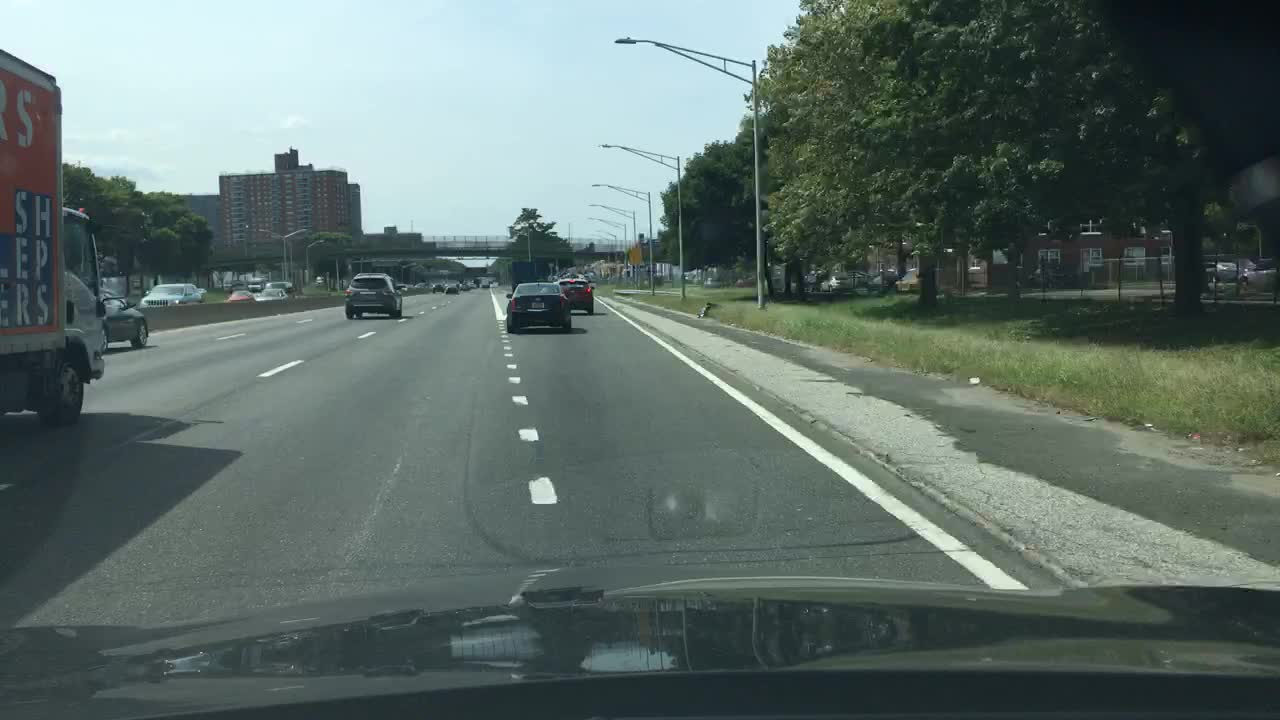
#> input picture Image/train/022adec2-4c80aaf7.jpg, 1280 x 720 px, given in place of 022adec2-4c80aaf7.png, which was not available
$ python debug_masks.py --images Image/train --masks Image/train/022adec2-4c80aaf7.jpg
#> lines starting #> are read from the running program, lines starting #| are printed output that depends on the picture; after the words box and inside, x2 and y2 are one past the last pixel; in counts of white or black regions, pixels touching at a corner belong together; pictures that were not available may be replaced by others from this repository, and a replacement may not be noted
"""
Script de débogage pour diagnostiquer les problèmes de masques
Lance ce script AVANT toute chose pour comprendre ce qui ne va pas
"""

import os
import sys
import numpy as np
import matplotlib.pyplot as plt
import matplotlib.patches as mpatches
from PIL import Image
import argparse

sys.path.append(os.path.dirname(os.path.abspath(__file__)))
from config import CARLA_CLASSES, CLASS_TO_BINARY, BINARY_COLORS


def inspect_mask(mask_path, show_plot=True):
    """
    Analyse complète d'un masque pour diagnostiquer les problèmes

    Args:
        mask_path: Chemin vers le masque (.npy ou .png)
        show_plot: Afficher la visualisation

    Returns:
        dict: Diagnostic complet
    """
    print(f"\n{'='*60}")
    print(f"INSPECTION DU MASQUE: {os.path.basename(mask_path)}")
    print(f"{'='*60}")

    # Charger le masque
    if mask_path.endswith('.npy'):
        mask = np.load(mask_path)
    else:
        mask = np.array(Image.open(mask_path))

    print(f"\n[INFO] Shape brut : {mask.shape}")
    print(f"[INFO] dtype       : {mask.dtype}")
    print(f"[INFO] min/max     : {mask.min()} / {mask.max()}")

    # Si le masque est en 3 canaux, vérifier quel canal contient les classes
    if mask.ndim == 3:
        print(f"\n⚠️  MASQUE EN {mask.ndim}D - analyse par canal :")
        for ch in range(mask.shape[2]):
            ch_vals = np.unique(mask[:, :, ch])
            print(f"   Canal {ch}: valeurs uniques = {ch_vals[:20]}...")

        print("\n  → Utilisation du canal 0 (à ajuster si besoin)")
        mask_2d = mask[:, :, 0]
    else:
        mask_2d = mask

    # Classes présentes dans ce masque
    unique_classes = np.unique(mask_2d)
    print(f"\n[CLASSES PRÉSENTES] {unique_classes}")

    # Vérifier si les valeurs sont dans la plage CARLA (0-22)
    max_expected = 22
    out_of_range = unique_classes[unique_classes > max_expected]

    if len(out_of_range) > 0:
        print(f"\n❌ PROBLÈME DÉTECTÉ: Valeurs hors de la plage CARLA (0-22) !")
        print(f"   Valeurs inattendues : {out_of_range}")
        print(f"   → Possible cause : mauvais canal CARLA extrait (palette CityScapes ?)")
        print(f"   → Fix : voir la fonction _process_semantic() dans collect_images.py")
    else:
        print(f"\n✓ Toutes les valeurs sont dans la plage CARLA (0-22)")

    # Distribution des classes
    print(f"\n[DISTRIBUTION DES CLASSES]")
    print(f"{'Classe':<6} {'Nom':<20} {'Pixels':>10} {'%':>8}  {'Binaire'}")
    print("-"*60)

    total_pixels = mask_2d.size
    road_pixels = 0
    road_binary_correct = True

    for cls in unique_classes:
        count = np.sum(mask_2d == cls)
        pct = count / total_pixels * 100
        name = CARLA_CLASSES.get(int(cls), f"INCONNU({cls})")
        binary = CLASS_TO_BINARY.get(int(cls), "NON MAPPÉ")
        binary_label = "Traversable" if binary == 0 else "Obstrué"

        # Identifier la route
        if int(cls) == 7:  # Road
            road_pixels = count
            flag = " ← ROUTE"
        elif int(cls) == 6:
            flag = " ← LIGNE"
        elif int(cls) == 13:
            flag = " ← CIEL"
        else:
            flag = ""

        print(f"{cls:<6} {name:<20} {count:>10} {pct:>7.2f}%  {binary_label}{flag}")

    # Vérification spécifique : est-ce que la route est présente ?
    if 7 not in unique_classes:
        print(f"\n❌ PROBLÈME CRITIQUE: Classe 7 (Road) ABSENTE du masque !")
        print(f"   → La route ne sera jamais verte dans le GT")
        print(f"   → Vérifiez l'extraction du channel dans collect_images.py")
    else:
        pct_road = road_pixels / total_pixels * 100
        print(f"\n✓ Route présente : {road_pixels} pixels ({pct_road:.2f}%)")

    return {
        'mask': mask_2d,
        'unique_classes': unique_classes,
        'has_road': 7 in unique_classes,
        'out_of_range': out_of_range
    }


def compare_rgb_vs_mask(image_path, mask_path, save_path=None):
    """
    Affiche l'image originale, le masque brut (toutes classes)
    et le masque binaire côte à côte pour diagnostiquer
    """
    # Charger l'image
    image = np.array(Image.open(image_path).convert('RGB'))

    # Charger le masque
    if mask_path.endswith('.npy'):
        mask = np.load(mask_path)
    else:
        mask = np.array(Image.open(mask_path))

    if mask.ndim == 3:
        mask = mask[:, :, 0]

    # Coloriser le masque multi-classe (23 couleurs)
    colors_23 = plt.cm.tab20(np.linspace(0, 1, 23))
    mask_colored = colors_23[np.clip(mask, 0, 22)]

    # Créer le masque binaire
    binary_mask = np.zeros_like(mask, dtype=np.uint8)
    for carla_class, binary_class in CLASS_TO_BINARY.items():
        binary_mask[mask == carla_class] = binary_class

    # Coloriser en vert/rouge
    binary_colored = np.zeros((*binary_mask.shape, 3), dtype=np.uint8)
    binary_colored[binary_mask == 0] = BINARY_COLORS[0]  # Vert = traversable
    binary_colored[binary_mask == 1] = BINARY_COLORS[1]  # Rouge = obstrué

    # Afficher
    fig, axes = plt.subplots(1, 3, figsize=(18, 6))

    axes[0].imshow(image)
    axes[0].set_title('Image RGB Originale', fontsize=14)
    axes[0].axis('off')

    # Légendes pour le masque multi-classe
    axes[1].imshow(mask_colored)
    axes[1].set_title('Masque CARLA (23 classes)\n[debug: chaque couleur = 1 classe]', fontsize=12)
    axes[1].axis('off')

    # Ajouter quelques labels de classes importantes sur le masque multi-classe
    for cls_id in [7, 6, 8, 10, 4, 9, 13]:  # Road, RoadLine, Sidewalk, Vehicle, Pedestrian, Vegetation, Sky
        positions = np.argwhere(mask == cls_id)
        if len(positions) > 100:
            cy, cx = positions.mean(axis=0).astype(int)
            axes[1].text(cx, cy, CARLA_CLASSES.get(cls_id, str(cls_id)),
                        fontsize=7, color='white',
                        ha='center', va='center',
                        bbox=dict(boxstyle='round,pad=0.2', facecolor='black', alpha=0.5))

    axes[2].imshow(binary_colored)
    axes[2].set_title('Masque Binaire Généré\n(vert=traversable, rouge=obstrué)', fontsize=12)
    axes[2].axis('off')

    # Légende binaire
    green_patch = mpatches.Patch(color=np.array(BINARY_COLORS[0]) / 255, label='Traversable (route, trottoir…)')
    red_patch = mpatches.Patch(color=np.array(BINARY_COLORS[1]) / 255, label='Obstrué (véhicules, ciel, murs…)')
    axes[2].legend(handles=[green_patch, red_patch], loc='lower right', fontsize=9)

    plt.tight_layout()
    plt.suptitle('Diagnostic de Segmentation', fontsize=16, y=1.02)

    if save_path:
        plt.savefig(save_path, dpi=150, bbox_inches='tight')
        print(f"\n✓ Diagnostic sauvegardé: {save_path}")
    else:
        plt.show()
    plt.close()


# [37 lines left out: function check_carla_channel, not called in this run]


def visualize_class_overlay(image_path, mask_path, class_ids=None, save_path=None):
    """
    Superpose les classes spécifiques sur l'image pour vérifier leur position

    Args:
        image_path: Chemin vers l'image
        mask_path: Chemin vers le masque
        class_ids: Liste des IDs de classes à mettre en évidence (défaut: route + obstacles)
    """
    if class_ids is None:
        class_ids = {
            7: ('Road', (0, 255, 0)),
            6: ('RoadLine', (0, 200, 0)),
            8: ('Sidewalk', (150, 255, 150)),
            10: ('Vehicles', (255, 0, 0)),
            4: ('Pedestrian', (255, 100, 0)),
            9: ('Vegetation', (0, 100, 0)),
            13: ('Sky', (100, 100, 255)),
        }

    image = np.array(Image.open(image_path).convert('RGB')).copy()

    if mask_path.endswith('.npy'):
        mask = np.load(mask_path)
    else:
        mask = np.array(Image.open(mask_path))

    if mask.ndim == 3:
        mask = mask[:, :, 0]

    # Resize le masque à la taille de l'image
    if mask.shape != image.shape[:2]:
        from PIL import Image as PILImage
        mask_pil = PILImage.fromarray(mask.astype(np.uint8))
        mask_pil = mask_pil.resize((image.shape[1], image.shape[0]), PILImage.NEAREST)
        mask = np.array(mask_pil)

    # Créer l'overlay
    overlay = image.copy()
    alpha = 0.5

    legend_patches = []
    for cls_id, (name, color) in class_ids.items():
        region = mask == cls_id
        if region.any():
            overlay[region] = (np.array(color) * alpha + overlay[region] * (1 - alpha)).astype(np.uint8)
            patch = mpatches.Patch(color=np.array(color) / 255, label=f'{cls_id}: {name}')
            legend_patches.append(patch)

    fig, axes = plt.subplots(1, 2, figsize=(16, 6))

    axes[0].imshow(image)
    axes[0].set_title('Image Originale', fontsize=14)
    axes[0].axis('off')

    axes[1].imshow(overlay)
    axes[1].set_title('Overlay des classes sémantiques\n(vérification du mapping)', fontsize=12)
    axes[1].axis('off')
    axes[1].legend(handles=legend_patches, loc='lower right', fontsize=9,
                   title='Classes CARLA détectées')

    plt.tight_layout()

    if save_path:
        plt.savefig(save_path, dpi=150, bbox_inches='tight')
        print(f"\n✓ Overlay sauvegardé: {save_path}")
    else:
        plt.show()
    plt.close()


def run_full_diagnostic(images_dir, masks_dir, n_samples=5, output_dir='debug_output'):
    """
    Lance un diagnostic complet sur plusieurs images
    """
    os.makedirs(output_dir, exist_ok=True)

    image_files = sorted([f for f in os.listdir(images_dir)
                          if f.endswith(('.png', '.jpg', '.jpeg'))])[:n_samples]

    print(f"\n{'='*60}")
    print(f"DIAGNOSTIC COMPLET - {n_samples} images")
    print(f"{'='*60}")

    road_present_count = 0
    wrong_range_count = 0

    for i, img_file in enumerate(image_files):
        img_path = os.path.join(images_dir, img_file)
        base = os.path.splitext(img_file)[0]

        # Chercher le masque
        mask_path = None
        for ext in ['.npy', '.png']:
            candidate = os.path.join(masks_dir, base + ext)
            if os.path.exists(candidate):
                mask_path = candidate
                break

        if mask_path is None:
            print(f"⚠️ Masque introuvable pour {img_file}")
            continue

        # Inspecter
        result = inspect_mask(mask_path, show_plot=False)

        if result['has_road']:
            road_present_count += 1
        if len(result['out_of_range']) > 0:
            wrong_range_count += 1

        # Générer la visualisation de comparaison
        save_path = os.path.join(output_dir, f'debug_{i:03d}_{base}.png')
        compare_rgb_vs_mask(img_path, mask_path, save_path=save_path)

        # Générer l'overlay de classes
        save_overlay = os.path.join(output_dir, f'overlay_{i:03d}_{base}.png')
        visualize_class_overlay(img_path, mask_path, save_path=save_overlay)

    # Résumé
    print(f"\n{'='*60}")
    print(f"RÉSUMÉ DU DIAGNOSTIC")
    print(f"{'='*60}")
    print(f"Images analysées     : {len(image_files)}")
    print(f"Route présente (cls 7): {road_present_count}/{len(image_files)}")
    print(f"Valeurs hors plage   : {wrong_range_count}/{len(image_files)}")

    if road_present_count == 0:
        print(f"\n❌ DIAGNOSTIC: Classe Road (7) jamais présente!")
        print(f"   Cause probable: mauvais canal extrait de la caméra CARLA")
        print(f"   → Ouvrez collect_images.py et vérifiez _process_semantic()")
        print(f"   → Essayez array[:, :, 0] ou array[:, :, 1] au lieu de array[:, :, 2]")

    elif road_present_count < len(image_files) // 2:
        print(f"\n⚠️ ATTENTION: Route absente dans {len(image_files) - road_present_count} images")
        print(f"   Vérifiez que la caméra est bien positionnée sur la route")

    else:
        print(f"\n✓ Classes correctement extraites")

    if wrong_range_count > 0:
        print(f"\n❌ Valeurs hors plage CARLA détectées dans {wrong_range_count} masques")
        print(f"   Probable confusion avec la palette CityScapes")
        print(f"   → Vérifiez _process_semantic() dans collect_images.py")

    print(f"\nVisualisations sauvegardées dans: {output_dir}/")
    print(f"{'='*60}\n")


def main():
    parser = argparse.ArgumentParser(description='Diagnostic des masques de segmentation')

    parser.add_argument('--images', type=str, required=True,
                       help='Dossier des images')
    parser.add_argument('--masks', type=str, required=True,
                       help='Dossier des masques')
    parser.add_argument('--n_samples', type=int, default=5,
                       help='Nombre d\'images à analyser (défaut: 5)')
    parser.add_argument('--output', type=str, default='debug_output',
                       help='Dossier de sortie pour les visualisations')
    parser.add_argument('--single_mask', type=str, default=None,
                       help='Analyser un seul masque en détail')
    parser.add_argument('--check_channel', type=str, default=None,
                       help='Vérifier les canaux d\'un masque .npy brut 4 canaux')

    args = parser.parse_args()

    if args.single_mask:
        inspect_mask(args.single_mask)
        return

    if args.check_channel:
        check_carla_channel(args.check_channel)
        return

    run_full_diagnostic(args.images, args.masks, args.n_samples, args.output)
#> in inspect_mask, mask is the input picture: shape (720, 1280, 3); mean R, G, B 94.5, 110.2, 105.5
#| [INFO] Shape brut : (720, 1280, 3)
#| [INFO] dtype       : uint8
#| [INFO] min/max     : 0 / 255
#| ⚠️  MASQUE EN 3D - analyse par canal :
#> the loop in inspect_mask, `for ch in range(mask.shape[2]):` made 3 passes
#> (printed output is left out)
#> in inspect_mask, `mask_2d = mask[:, :, 0]`:
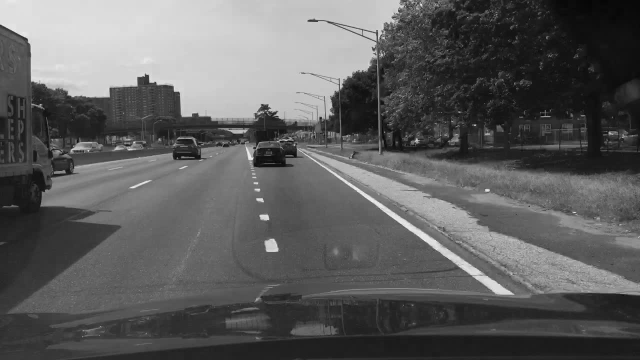
#> mask_2d: shape (720, 1280) (shown at 1/2 size); min 0, max 247, mean 94.5
#> in inspect_mask, `unique_classes = np.unique(mask_2d)`: unique_classes = 248 values from 0 to 247
#| [CLASSES PRÉSENTES] [  0   1   2   3   4   5   6   7   8   9  10  11  12  13  14  15  16  17
#|   18  19  20  21  22  23  24  25  26  27  28  29  30  31  32  33  34  35
#|   36  37  38  39  40  41  42  43  44  45  46  47  48  49  50  51  52  53
#|   54  55  56  57  58  59  60  61  62  63  64  65  66  67  68  69  70  71
#|   72  73  74  75  76  77  78  79  80  81  82  83  84  85  86  87  88  89
#|   90  91  92  93  94  95  96  97  98  99 100 101 102 103 104 105 106 107
#> (further printed lines are left out)
#> in inspect_mask, `out_of_range = unique_classes[unique_classes > max_expected]`: out_of_range = 225 values from 23 to 247
#|    Valeurs inattendues : [ 23  24  25  26  27  28  29  30  31  32  33  34  35  36  37  38  39  40
#|   41  42  43  44  45  46  47  48  49  50  51  52  53  54  55  56  57  58
#|   59  60  61  62  63  64  65  66  67  68  69  70  71  72  73  74  75  76
#|   77  78  79  80  81  82  83  84  85  86  87  88  89  90  91  92  93  94
#|   95  96  97  98  99 100 101 102 103 104 105 106 107 108 109 110 111 112
#|  113 114 115 116 117 118 119 120 121 122 123 124 125 126 127 128 129 130
#> (further printed lines are left out)
#> the loop in inspect_mask, `for cls in unique_classes:` made 248 passes
#> (count, pct, name, binary, binary_label, road_pixels, flag) on pass 8: (190, 0.0206, 'Road', 0, 'Traversable', 190, ' ← ROUTE')
#> (printed output is left out)
#> in inspect_mask, `pct_road = road_pixels / total_pixels * 100`: pct_road = 0.0206
#> in run_full_diagnostic, `result = inspect_mask(mask_path, show_plot=False)`: result = 4 items
#> in compare_rgb_vs_mask, `mask_colored = colors_23[np.clip(mask, 0, 22)]`:
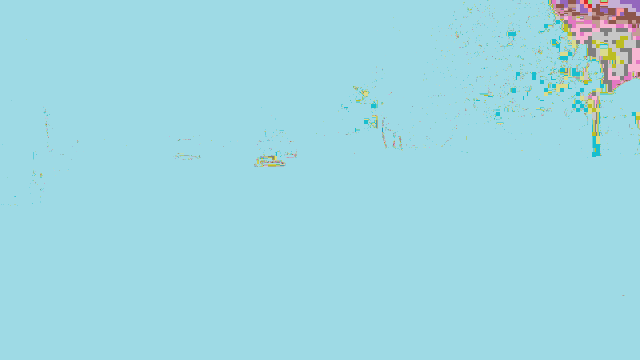
#> mask_colored: shape (720, 1280, 4) float64 (shown at 1/2 size); mean of channels 0, 1, 2, 3 0.621, 0.847, 0.887, 1; drawn as R, G, B
#> the loop in compare_rgb_vs_mask, `for cls_id in [7, 6, 8, 10, 4, 9, 13]:` made 7 passes
#> (cy, cx) on passes 1, 2, 3, 4, 6, 7: (34, 1132), (36, 1123), (30, 1172), (21, 1199), (21, 1193), (62, 1154)
#> in compare_rgb_vs_mask, `plt.savefig(save_path, dpi=150, bbox_inches='tight')`:
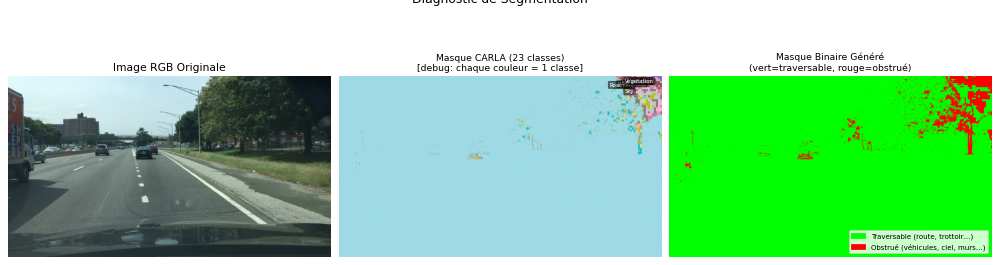
#> figure drawn by matplotlib, 3 panels
#> the loop in visualize_class_overlay, `for cls_id, (name, color) in class_ids.items():` made 7 passes
#> pass 1, in visualize_class_overlay, `region = mask == cls_id`:
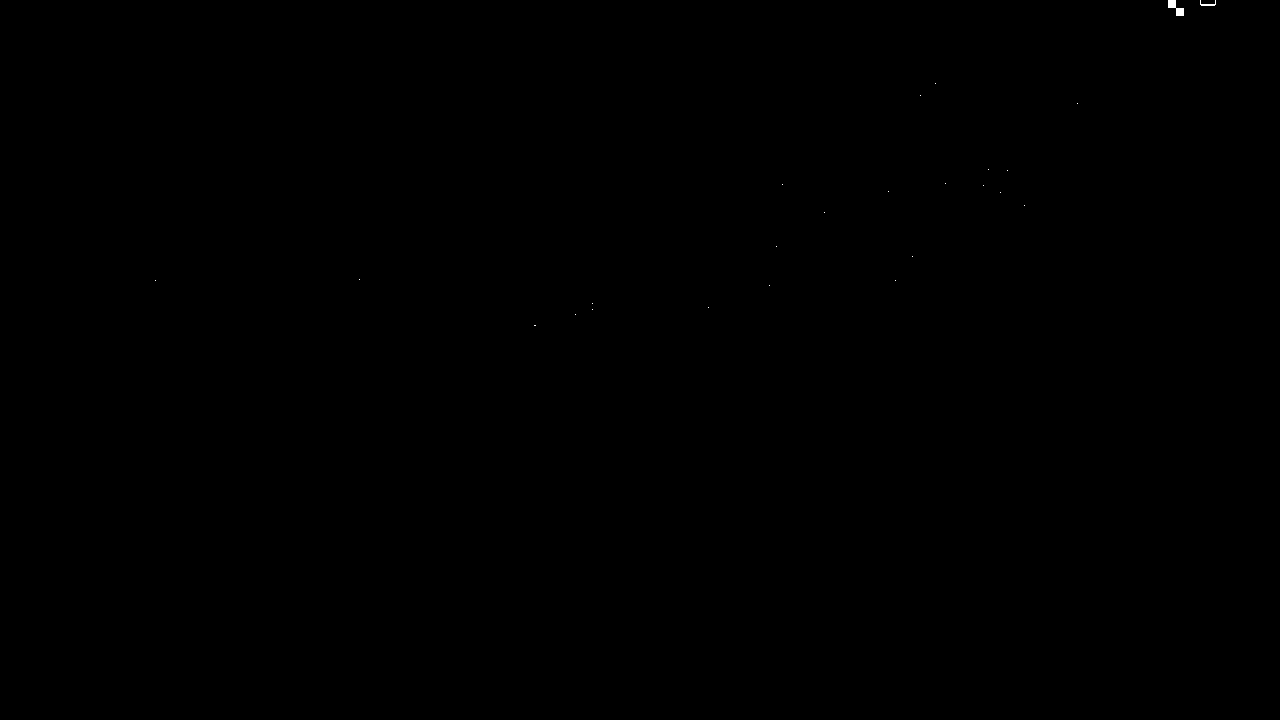
#> region: shape (720, 1280) bool; 0.02% white; 25 white regions (23 under 20 px), largest, box (x1, y1, x2, y2) and area: (1168, 0, 1184, 16) 128, (1200, 0, 1216, 6) 38
#> after the loop in visualize_class_overlay, `for cls_id, (name, color) in class_ids.items():`:
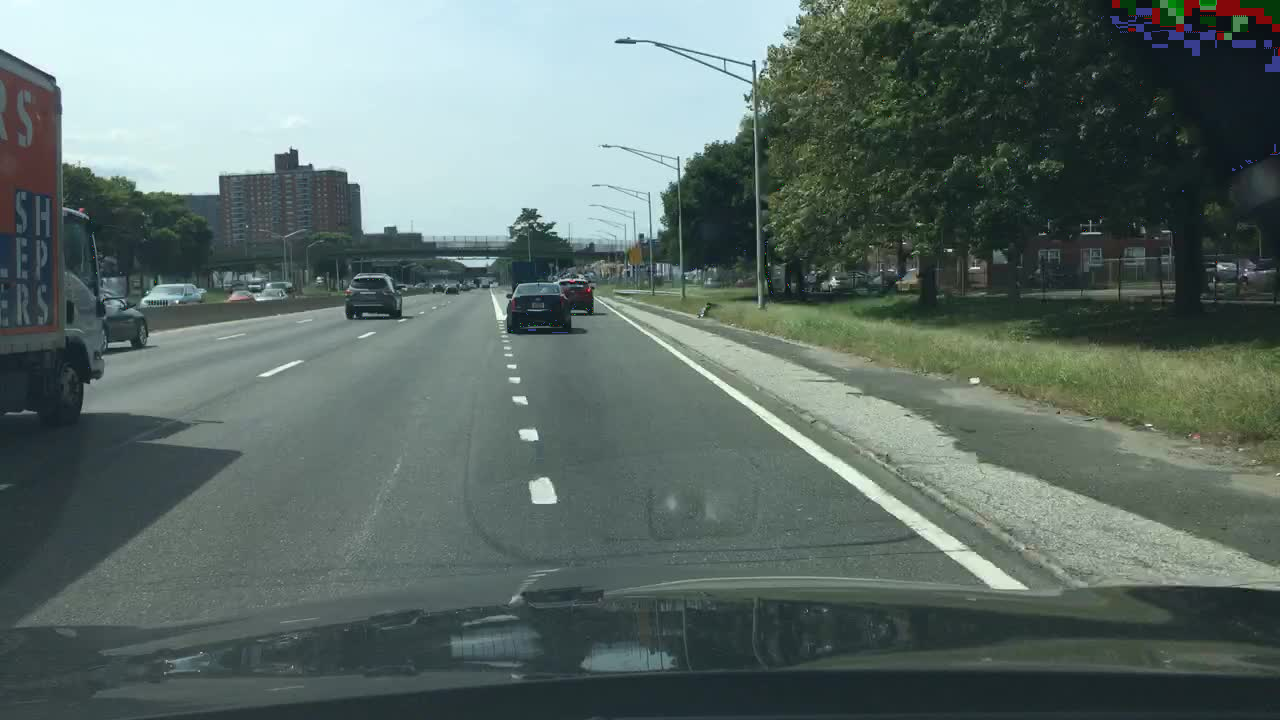
#> overlay: shape (720, 1280, 3); 0.58% of pixels changed, all inside (x1, y1, x2, y2) = (87, 0, 1280, 592)
#> after the loop in visualize_class_overlay, `for cls_id, (name, color) in class_ids.items():`: legend_patches = 7 items


if __name__ == '__main__':
    main()
